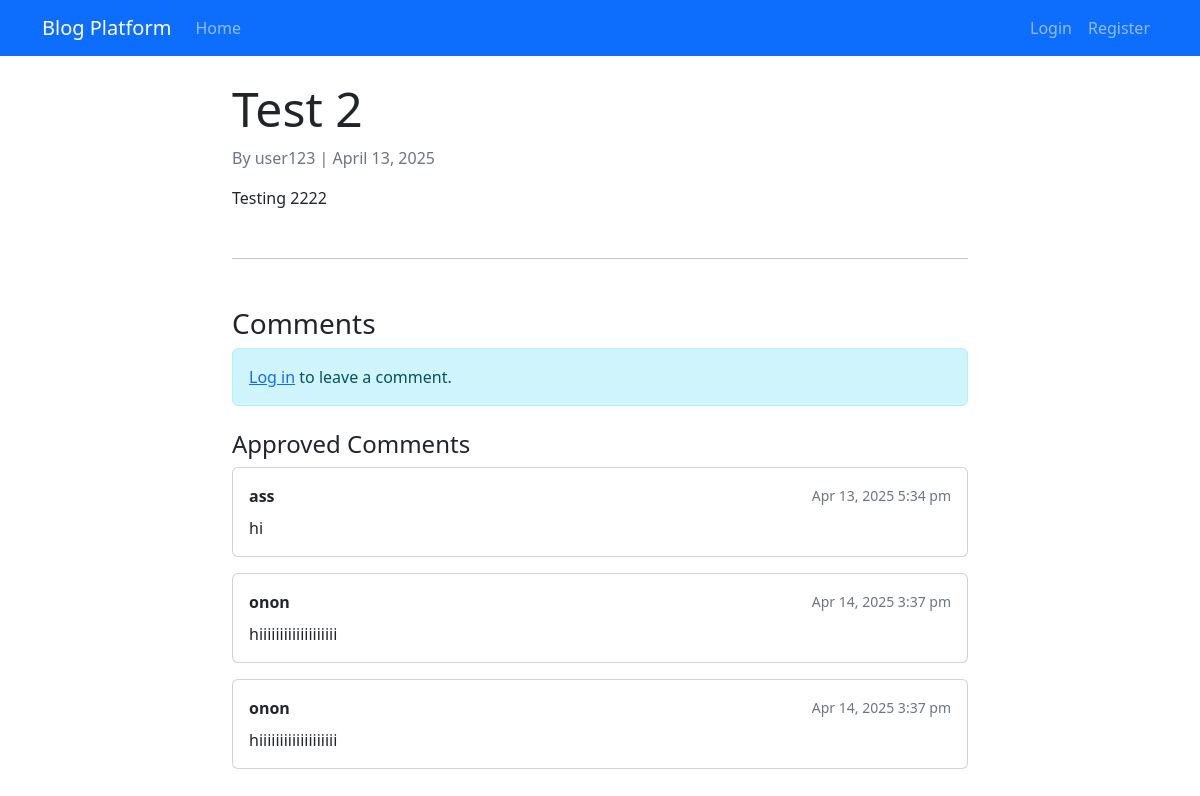
/view_post.php?id=2, run on the app's committed database.
### tables this page shows
CREATE TABLE `posts` (
  `id` int(11) NOT NULL,
  `title` varchar(255) NOT NULL,
  `content` text NOT NULL,
  `user_id` int(11) DEFAULT NULL,
  `created_at` timestamp NOT NULL DEFAULT current_timestamp(),
  `updated_at` timestamp NOT NULL DEFAULT current_timestamp() ON UPDATE current_timestamp(),
  `status` enum('draft','published','archived') DEFAULT 'draft'
);

CREATE TABLE `users` (
  `id` int(11) NOT NULL,
  `username` varchar(50) NOT NULL,
  `email` varchar(100) NOT NULL,
  `password` varchar(255) NOT NULL,
  `role` enum('admin','user') DEFAULT 'user',
  `created_at` timestamp NOT NULL DEFAULT current_timestamp(),
  `reset_token` varchar(255) DEFAULT NULL,
  `reset_token_expiry` datetime DEFAULT NULL,
  `login_attempts` int(11) DEFAULT 0,
  `last_failed_login` datetime DEFAULT NULL,
  `account_locked_until` datetime DEFAULT NULL,
  `password_last_changed` datetime DEFAULT NULL
);

CREATE TABLE `comments` (
  `id` int(11) NOT NULL,
  `content` text NOT NULL,
  `post_id` int(11) DEFAULT NULL,
  `user_id` int(11) DEFAULT NULL,
  `created_at` timestamp NOT NULL DEFAULT current_timestamp(),
  `status` enum('pending','approved','rejected') DEFAULT 'pending'
);

### classes/Post.php (called while the page is built, shortened)
<?php
class Post {
    private $conn;
    private $table_name = "posts";
    public function __construct($db) {
        $this->conn = $db;
    }
    public function read($id = null) {
        $query = "SELECT p.*, u.username
                FROM " . $this->table_name . " p
                LEFT JOIN users u ON p.user_id = u.id ";
        if($id) {
            $query .= "WHERE p.id = ?";
            $stmt = $this->conn->prepare($query);
            $stmt->bindParam(1, $id);
        } else {
            $query .= "WHERE p.status = 'published' ORDER BY p.created_at DESC";
            $stmt = $this->conn->prepare($query);
        }
        $stmt->execute();
        return $stmt;
    }
}
?>

### classes/Comment.php (called while the page is built, shortened)
<?php
class Comment {
    private $conn;
    private $table_name = "comments";
    public function __construct($db) {
        $this->conn = $db;
    }
    public function getCommentsByPost($post_id) {
        $query = "SELECT c.*, u.username
                FROM " . $this->table_name . " c
                LEFT JOIN users u ON c.user_id = u.id
                WHERE c.post_id = ? AND c.status = 'approved'
                ORDER BY c.created_at ASC";
        $stmt = $this->conn->prepare($query);
        $stmt->bindParam(1, $post_id);
        $stmt->execute();
        return $stmt;
    }
}
?>

### view_post.php (the view, shortened to what this page needs)
<?php
require_once 'classes/Post.php';
require_once 'classes/Comment.php';
$database = new Database();
$db = $database->getConnection();
$post = new Post($db);
$comment = new Comment($db);
$errors = [];
$comment_success = false;
$post_id = isset($_GET['id']) ? intval($_GET['id']) : 0;
$stmt = $post->read($post_id);
$post_data = $stmt->fetch(PDO::FETCH_ASSOC);
$comments = $comment->getCommentsByPost($post_id);
require_once 'includes/header.php';
?>
<div class="row">
    <div class="col-md-8 offset-md-2">
        <article class="blog-post">
            <h1 class="display-5"><?php echo htmlspecialchars($post_data['title']); ?></h1>
            <p class="text-muted">
                By <?php echo htmlspecialchars($post_data['username']); ?> |
                <?php echo date('F j, Y', strtotime($post_data['created_at'])); ?>
            </p>
            <div class="mb-4">
                <?php
                $paragraphs = explode("\n\n", $post_data['content']);
                foreach ($paragraphs as $paragraph) {
                    if (trim($paragraph)) {
                        echo '<p>' . nl2br(htmlspecialchars($paragraph)) . '</p>';
                    }
                }
                ?>
            </div>
        </article>
        <hr class="my-5">
        <section class="comments-section">
            <h3>Comments</h3>
            <?php if (isset($_SESSION['user_id'])): ?>
                <div class="card mb-4">
                    <div class="card-body">
                        <?php if ($comment_success): ?>
                            <div class="alert alert-success">
                                Comment added successfully!
                                <?php if (!isset($_SESSION['role']) || $_SESSION['role'] !== 'admin'): ?>
                                    It will be visible after approval.
                                <?php endif; ?>
                            </div>
                        <?php endif; ?>
                        <?php if (!empty($errors)): ?>
                            <div class="alert alert-danger">
                                <ul class="mb-0">
                                    <?php foreach ($errors as $error): ?>
                                        <li><?php echo $error; ?></li>
                                    <?php endforeach; ?>
                                </ul>
                            </div>
                        <?php endif; ?>
                        <form method="POST">
                            <input type="hidden" name="csrf_token" value="<?php echo AuthMiddleware::generateCSRFToken(); ?>">
                            <div class="mb-3">
                                <label for="content" class="form-label">Add a comment</label>
                                <textarea class="form-control" id="content" name="content" rows="3" required></textarea>
                            </div>
                            <button type="submit" class="btn btn-primary">Submit Comment</button>
                        </form>
                    </div>
                </div>
            <?php else: ?>
                <div class="alert alert-info mb-4">
                    <a href="login.php">Log in</a> to leave a comment.
                </div>
            <?php endif; ?>
            <h4>Approved Comments</h4>
            <div class="comments-list">
                <?php if ($comments->rowCount() > 0): ?>
                    <?php while ($row = $comments->fetch(PDO::FETCH_ASSOC)): ?>
                        <div class="card mb-3">
                            <div class="card-body">
                                <div class="d-flex justify-content-between align-items-center mb-2">
                                    <strong><?php echo htmlspecialchars($row['username']); ?></strong>
                                    <small class="text-muted"><?php echo date('M d, Y g:i a', strtotime($row['created_at'])); ?></small>
                                </div>
                                <p class="mb-0"><?php echo nl2br(htmlspecialchars($row['content'])); ?></p>
                            </div>
                        </div>
                    <?php endwhile; ?>
                <?php else: ?>
                    <p class="text-muted">No comments yet.</p>
                <?php endif; ?>
            </div>
        </section>
    </div>
</div>
<?php require_once 'includes/footer.php'; ?>

### data on the page
posts: title "Test 2", user.username "user123", created_at "April 13, 2025", content "Testing 2222"
comments: user.username "ass", created_at "Apr 13, 2025 5:34 pm", content "hi"
comments: user.username "onon", created_at "Apr 14, 2025 3:37 pm", content "hiiiiiiiiiiiiiiiiiii"
comments: user.username "onon", created_at "Apr 14, 2025 3:37 pm", content "hiiiiiiiiiiiiiiiiiii"
